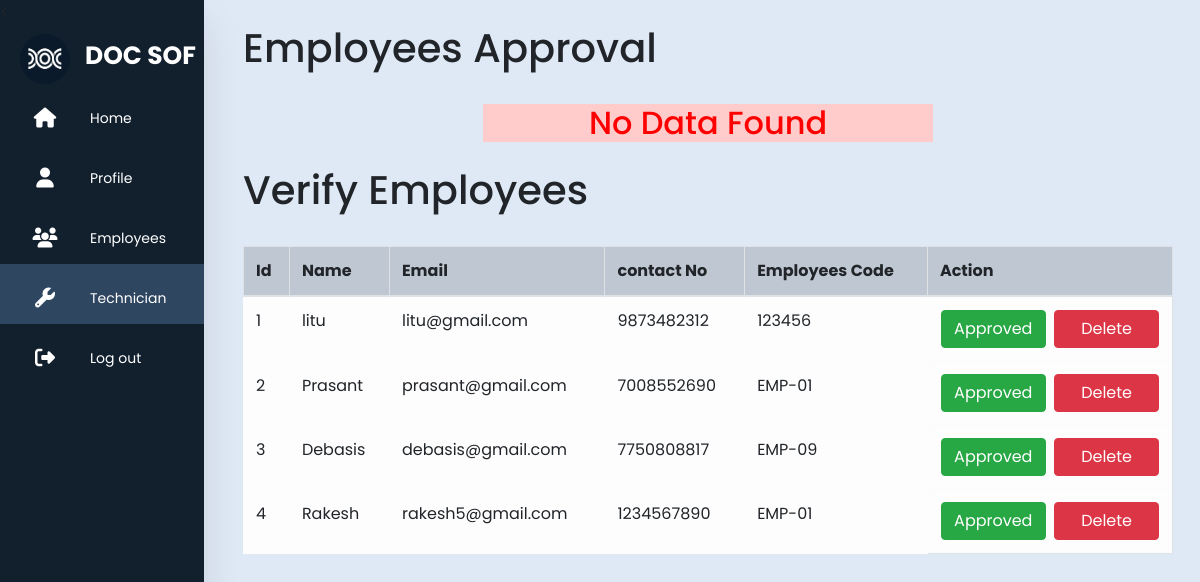
Page /project/admin/vfyuser.php (signed in) on the committed database.
### tables this page shows
CREATE TABLE `user` (
  `id` int(11) NOT NULL,
  `name` varchar(128) NOT NULL,
  `email` varchar(255) NOT NULL,
  `cno` bigint(10) NOT NULL,
  `empcode` varchar(10) NOT NULL,
  `password_hash` varchar(255) NOT NULL,
  `status` varchar(50) NOT NULL DEFAULT 'inactive'
);

### project/admin/vfyuser.php (the view, shortened to what this page needs)
<?php
include("connect.php");
?>
<!DOCTYPE html>
<html lang="en">
<head>
    <link rel="stylesheet" href="https://cdn.jsdelivr.net/npm/bootstrap@4.4.1/dist/css/bootstrap.min.css">
    <link rel="stylesheet" href="../css/navstyle.css">
</head>
<body>
    <nav>
        <div class="containe">
            <ul>
                <li>
                    <<div class="logo">
                            <img src="../logo.png" alt="logo" >
                            <div class="nav-item span">Doc Sof</div>
                    </div>
                </li>
                <li><a href="home.php">
                    <i class="fas fa-home"></i>
                    <span class="nav-item">Home</span>
                </a></li>
                <li><a href="profile.php">
                    <i class="fas fa-user"></i>
                    <span class="nav-item">Profile</span>
                </a></li>
                <li><a href="emp_list.php">
                    <i class="fas fa-solid fa-users"></i>
                    <span class="nav-item">Employees</span>
                </a></li>
                <li><a href="" class="tech">
                    <i class="fas fa-solid fa-wrench"></i>
                    <span class="nav-item">Technician</span>
                </a></li>
                <li><a href="signout.php">
                    <i class="fas fa-solid fa-right-from-bracket" ></i>
                    <span class="nav-item">Log out</span>
                </a></li>
            </ul>
        </div>
    </nav>
    <main class="cent">
        <div class="container">
            <header class="d-flex justify-content-between my-4">
                <h1>
                    Employees Approval
                </h1>
            </header>
                    <?php
                        $sql1= "SELECT * FROM user WHERE status='inactive'";
                        $result1=$conn->query($sql1);
                        if(mysqli_num_rows($result1) > 0){
                            echo "<table class='table table-bordered'>
                            <thead>
                                <tr class='table-active'>
                                    <th>Id</th>
                                    <th>Name</th>
                                    <th>Email</th>
                                    <th>contact No</th>
                                    <th>Employees No</th>
                                    <th>Action</th>
                                </tr>
                            </thead>
                            <tbody>";
                            $counter1=0;
                            while ($row1 = $result1->fetch_assoc()) {
                                $counter1++;
                                ?>
                                        <tr class='table-light'>
                                            <td><?=$counter1;?></td>
                                            <td><?=$row1["name"];?></td>
                                            <td><?=$row1["email"];?></td>
                                            <td><?=$row1["cno"];?></td>
                                            <td><?=$row1["empcode"];?></td>
                                            <td class="d-flex">
                                                <a href="approve.php?approve=<?= $row1['id'];?>"
                                                 class="btn btn-warning w-50" onclick="return confirm('Are you sure you want to approve the user')">Approve</a>
                                                <span>&nbsp;&nbsp;</span>
                                                <a href="remove.php?remove=<?=$row1['id'];?>" class="btn btn-danger w-50" onclick="return confirm('Are you sure you want to remove the user')">Remove</a>
                                            </td>
                                        </tr>
                                <?php
                            }
                        }else {
                        ?>
                            <div style="color: red;text-align:center;background-color:rgb(255, 203, 203);margin:0 20vw">
                                <h2>No Data Found</h2>
                            </div>
                        <?php
                        }
                    ?>
        </div>
        <div class="container">
            <header class="d-flex justify-content-between my-4">
                <h1>
                    Verify Employees
                </h1>
            </header>
                    <?php
                        $sql= "SELECT * FROM user where status='active'";
                        $result=$conn->query($sql);
                        if(mysqli_num_rows($result) > 0){
                            echo "<table class='table table-bordered'>
                            <thead>
                                <tr class='table-active'>
                                    <th>Id</th>
                                    <th>Name</th>
                                    <th>Email</th>
                                    <th>contact No</th>
                                    <th>Employees Code</th>
                                    <th>Action</th>
                                </tr>
                            </thead>
                            <tbody>";
                            $counter=0;
                            while ($row=$result->fetch_assoc()) {
                                $counter++;
                                ?>
                                        <tr class='table-light'>
                                            <td><?=$counter;?></td>
                                            <td><?=$row["name"];?></td>
                                            <td><?=$row["email"];?></td>
                                            <td><?=$row["cno"];?></td>
                                            <td><?=$row["empcode"];?></td>
                                            <td class="d-flex">
                                                <button class="btn btn-success w-50" >Approved</button>
                                                <span>&nbsp;&nbsp;</span>
                                                <a href="delete.php?delete=<?=$row['id'];?>" class="btn btn-danger w-50" onclick="return confirm('Are you sure you want to delete the user')">Delete</a>
                                            </td>
                                        </tr>
                                <?php
                            }
                        }else {
                        ?>
                            <div style="color: red;text-align:center;background-color:rgb(255, 203, 203);margin:0 20vw">
                                <h2>No Data Found</h2>
                            </div>
                        <?php
                        }
                    ?>
                </tbody>
            </table>
        </div>
    </main>
</body>
</html>

### project/css/navstyle.css (style rules this page uses)
* { margin: 0; padding: 0; outline: none; border: none; text-decoration: none; box-sizing: border-box; font-family: "Poppins",sans-serif; }
body { background: #dfe9f5; background-size: 100% 100%; }
nav { position: fixed; top: 0; bottom: 0; height: 100%; left: 0; background: #12202e; width: 6%; overflow: hidden; transition: width 0.5s linear; box-shadow: 0 20px 35px rgba(0, 0, 0, 0.1); }
.logo { text-align: center; display: flex; transition: all 0.7s ease; margin: 10px 0 0 20px; }
.logo img { width: 50px; height: 50px; border-radius: 50%; }
.logo .span { font-weight: bold; display:flex; padding-left: 55px; font-size: 25px; position: absolute; color: rgb(255, 255, 255); text-transform: uppercase; }
a { position: relative; color: rgb(255, 255, 255); font-size: 14px; display: table; width: 300px; padding: 10px; }
.fas { position: relative; width: 70px; height: 40px; top: 14px; font-size: 20px; text-align: center; }
.nav-item { position: relative; top: 12px; margin-left: 10px; }
main { transition: all 0.9s ease; }

### project/admin/vfyuser.php (style rules this page uses)
main { margin-left: 7%; }
.logo .span { margin-top: 25px; }
.tech { background-color: #2f4661; }

### rows in the picture
user: name "litu", email "litu@gmail.com", cno "9873482312", empcode "123456"
user: name "Prasant", email "prasant@gmail.com", cno "7008552690", empcode "EMP-01"
user: name "Debasis", email "debasis@gmail.com", cno "7750808817", empcode "EMP-09"
user: name "Rakesh", email "rakesh5@gmail.com", cno "1234567890", empcode "EMP-01"
